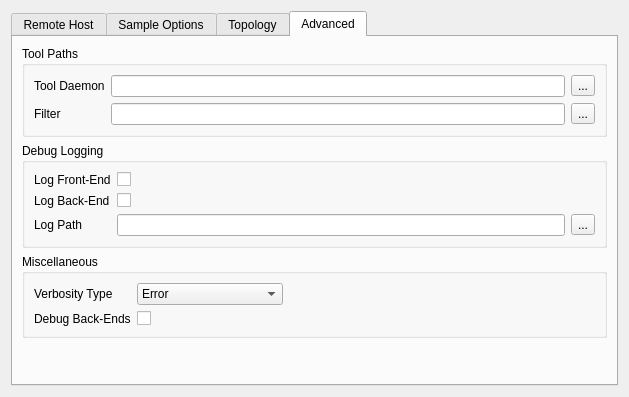
<?xml version="1.0" encoding="UTF-8"?>
<ui version="4.0">
 <class>Plugins::SWAT::SettingPage</class>
 <widget class="QWidget" name="Plugins::SWAT::SettingPage">
  <property name="geometry">
   <rect>
    <x>0</x>
    <y>0</y>
    <width>629</width>
    <height>397</height>
   </rect>
  </property>
  <layout class="QHBoxLayout" name="horizontalLayout">
   <item>
    <widget class="QTabWidget" name="tabWidget">
     <property name="currentIndex">
      <number>3</number>
     </property>
     <widget class="QWidget" name="tabRemoteHost">
      <attribute name="title">
       <string>Remote Host</string>
      </attribute>
      <layout class="QVBoxLayout" name="verticalLayout_2">
       <item>
        <widget class="QGroupBox" name="grpRemoteHost">
         <property name="title">
          <string>Remote Host</string>
         </property>
         <layout class="QGridLayout" name="gridLayout_8">
          <item row="0" column="0">
           <widget class="QLabel" name="lblRemoteShell">
            <property name="text">
             <string>Remote Shell</string>
            </property>
           </widget>
          </item>
          <item row="0" column="1">
           <widget class="QComboBox" name="cmbRemoteShell">
            <property name="editable">
             <bool>true</bool>
            </property>
            <item>
             <property name="text">
              <string>rsh</string>
             </property>
            </item>
            <item>
             <property name="text">
              <string>ssh</string>
             </property>
            </item>
           </widget>
          </item>
          <item row="1" column="0">
           <widget class="QLabel" name="lblRemoteHost">
            <property name="text">
             <string>Remote Host</string>
            </property>
           </widget>
          </item>
          <item row="1" column="1" colspan="2">
           <widget class="QLineEdit" name="txtRemoteHost"/>
          </item>
          <item row="0" column="2">
           <spacer name="horizontalSpacer_3">
            <property name="orientation">
             <enum>Qt::Horizontal</enum>
            </property>
            <property name="sizeHint" stdset="0">
             <size>
              <width>40</width>
              <height>20</height>
             </size>
            </property>
           </spacer>
          </item>
         </layout>
        </widget>
       </item>
       <item>
        <spacer name="verticalSpacer_5">
         <property name="orientation">
          <enum>Qt::Vertical</enum>
         </property>
         <property name="sizeHint" stdset="0">
          <size>
           <width>20</width>
           <height>223</height>
          </size>
         </property>
        </spacer>
       </item>
      </layout>
     </widget>
     <widget class="QWidget" name="tabSampleOptions">
      <attribute name="title">
       <string>Sample Options</string>
      </attribute>
      <layout class="QVBoxLayout" name="verticalLayout">
       <item>
        <widget class="QGroupBox" name="groupBox_4">
         <property name="title">
          <string>Sample Options</string>
         </property>
         <layout class="QGridLayout" name="gridLayout_7">
          <item row="0" column="0">
           <widget class="QLabel" name="lblWithThreads">
            <property name="text">
             <string>With Threads</string>
            </property>
           </widget>
          </item>
          <item row="0" column="1">
           <widget class="QCheckBox" name="chkWithThreads">
            <property name="text">
             <string/>
            </property>
           </widget>
          </item>
          <item row="1" column="0">
           <widget class="QLabel" name="lblSampleType">
            <property name="text">
             <string>Sample Type</string>
            </property>
           </widget>
          </item>
          <item row="1" column="1">
           <widget class="QComboBox" name="cmbSampleType">
            <item>
             <property name="text">
              <string>Function Only</string>
             </property>
            </item>
            <item>
             <property name="text">
              <string>Function and PC</string>
             </property>
            </item>
            <item>
             <property name="text">
              <string>Function and Line</string>
             </property>
            </item>
           </widget>
          </item>
          <item row="1" column="2">
           <spacer name="horizontalSpacer_2">
            <property name="orientation">
             <enum>Qt::Horizontal</enum>
            </property>
            <property name="sizeHint" stdset="0">
             <size>
              <width>40</width>
              <height>20</height>
             </size>
            </property>
           </spacer>
          </item>
         </layout>
        </widget>
       </item>
       <item>
        <widget class="QGroupBox" name="groupBox_5">
         <property name="title">
          <string>Advanced Sample Options</string>
         </property>
         <layout class="QGridLayout" name="gridLayout_3">
          <item row="0" column="0">
           <widget class="QLabel" name="lblRetries">
            <property name="text">
             <string>Retries</string>
            </property>
           </widget>
          </item>
          <item row="0" column="1">
           <widget class="QSpinBox" name="txtRetries">
            <property name="value">
             <number>5</number>
            </property>
           </widget>
          </item>
          <item row="2" column="0">
           <widget class="QLabel" name="lblRetryFrequency">
            <property name="text">
             <string>Retry Frequency</string>
            </property>
           </widget>
          </item>
          <item row="2" column="1">
           <widget class="QSpinBox" name="txtRetryFrequency">
            <property name="suffix">
             <string>ms</string>
            </property>
            <property name="maximum">
             <number>9999</number>
            </property>
            <property name="value">
             <number>10</number>
            </property>
           </widget>
          </item>
          <item row="0" column="2">
           <spacer name="horizontalSpacer">
            <property name="orientation">
             <enum>Qt::Horizontal</enum>
            </property>
            <property name="sizeHint" stdset="0">
             <size>
              <width>40</width>
              <height>20</height>
             </size>
            </property>
           </spacer>
          </item>
         </layout>
        </widget>
       </item>
       <item>
        <spacer name="verticalSpacer_3">
         <property name="orientation">
          <enum>Qt::Vertical</enum>
         </property>
         <property name="sizeHint" stdset="0">
          <size>
           <width>20</width>
           <height>40</height>
          </size>
         </property>
        </spacer>
       </item>
      </layout>
     </widget>
     <widget class="QWidget" name="tabTopology">
      <attribute name="title">
       <string>Topology</string>
      </attribute>
      <layout class="QVBoxLayout" name="verticalLayout_4">
       <item>
        <widget class="QGroupBox" name="grpTopology">
         <property name="title">
          <string>Topology</string>
         </property>
         <layout class="QGridLayout" name="gridLayout_9">
          <item row="0" column="0">
           <widget class="QLabel" name="lblTopologyType">
            <property name="text">
             <string>Topology Type</string>
            </property>
           </widget>
          </item>
          <item row="0" column="1">
           <widget class="QComboBox" name="cmbTopologyType">
            <item>
             <property name="text">
              <string>Automatic</string>
             </property>
            </item>
            <item>
             <property name="text">
              <string>Depth</string>
             </property>
            </item>
            <item>
             <property name="text">
              <string>Max Fanout</string>
             </property>
            </item>
            <item>
             <property name="text">
              <string>Custom</string>
             </property>
            </item>
           </widget>
          </item>
          <item row="1" column="0">
           <widget class="QLabel" name="lblTopology">
            <property name="text">
             <string>Topology</string>
            </property>
           </widget>
          </item>
          <item row="1" column="1" colspan="2">
           <widget class="QLineEdit" name="txtTopology"/>
          </item>
          <item row="0" column="2">
           <spacer name="horizontalSpacer_4">
            <property name="orientation">
             <enum>Qt::Horizontal</enum>
            </property>
            <property name="sizeHint" stdset="0">
             <size>
              <width>40</width>
              <height>20</height>
             </size>
            </property>
           </spacer>
          </item>
         </layout>
        </widget>
       </item>
       <item>
        <widget class="QGroupBox" name="grpCommNodes">
         <property name="title">
          <string>Communication Nodes</string>
         </property>
         <layout class="QGridLayout" name="gridLayout_10">
          <item row="0" column="0">
           <widget class="QLabel" name="lblNodes">
            <property name="text">
             <string>Nodes</string>
            </property>
           </widget>
          </item>
          <item row="0" column="1" colspan="2">
           <widget class="QLineEdit" name="txtNodes"/>
          </item>
          <item row="1" column="0">
           <widget class="QLabel" name="lblShareNodes">
            <property name="text">
             <string>Share App Nodes</string>
            </property>
           </widget>
          </item>
          <item row="1" column="1">
           <widget class="QCheckBox" name="chkShareNodes">
            <property name="text">
             <string/>
            </property>
           </widget>
          </item>
          <item row="2" column="0">
           <widget class="QLabel" name="lblProcsPerNode">
            <property name="text">
             <string>Processes</string>
            </property>
           </widget>
          </item>
          <item row="2" column="1">
           <widget class="QSpinBox" name="txtProcsPerNode">
            <property name="suffix">
             <string> per node</string>
            </property>
            <property name="minimum">
             <number>1</number>
            </property>
            <property name="value">
             <number>8</number>
            </property>
           </widget>
          </item>
          <item row="2" column="2">
           <spacer name="horizontalSpacer_5">
            <property name="orientation">
             <enum>Qt::Horizontal</enum>
            </property>
            <property name="sizeHint" stdset="0">
             <size>
              <width>40</width>
              <height>20</height>
             </size>
            </property>
           </spacer>
          </item>
         </layout>
        </widget>
       </item>
       <item>
        <spacer name="verticalSpacer_4">
         <property name="orientation">
          <enum>Qt::Vertical</enum>
         </property>
         <property name="sizeHint" stdset="0">
          <size>
           <width>20</width>
           <height>96</height>
          </size>
         </property>
        </spacer>
       </item>
      </layout>
     </widget>
     <widget class="QWidget" name="tabAdvanced">
      <attribute name="title">
       <string>Advanced</string>
      </attribute>
      <layout class="QVBoxLayout" name="verticalLayout_3">
       <item>
        <widget class="QGroupBox" name="grpToolPaths">
         <property name="title">
          <string>Tool Paths</string>
         </property>
         <layout class="QGridLayout" name="gridLayout_4">
          <item row="0" column="0">
           <widget class="QLabel" name="lblDaemonPath">
            <property name="text">
             <string>Tool Daemon</string>
            </property>
           </widget>
          </item>
          <item row="0" column="1">
           <widget class="QLineEdit" name="txtDaemonPath"/>
          </item>
          <item row="0" column="2">
           <widget class="QToolButton" name="btnDaemonPath">
            <property name="text">
             <string>...</string>
            </property>
           </widget>
          </item>
          <item row="1" column="0">
           <widget class="QLabel" name="lblFilterPath">
            <property name="text">
             <string>Filter</string>
            </property>
           </widget>
          </item>
          <item row="1" column="1">
           <widget class="QLineEdit" name="txtFilterPath"/>
          </item>
          <item row="1" column="2">
           <widget class="QToolButton" name="btnFilterPath">
            <property name="text">
             <string>...</string>
            </property>
           </widget>
          </item>
         </layout>
        </widget>
       </item>
       <item>
        <widget class="QGroupBox" name="grpDebugLogging">
         <property name="title">
          <string>Debug Logging</string>
         </property>
         <layout class="QGridLayout" name="gridLayout_5">
          <item row="0" column="0">
           <widget class="QLabel" name="lblLogFrontEnd">
            <property name="text">
             <string>Log Front-End</string>
            </property>
           </widget>
          </item>
          <item row="0" column="1">
           <widget class="QCheckBox" name="chkLogFrontEnd">
            <property name="text">
             <string/>
            </property>
           </widget>
          </item>
          <item row="1" column="0">
           <widget class="QLabel" name="lblLogBackEnd">
            <property name="text">
             <string>Log Back-End</string>
            </property>
           </widget>
          </item>
          <item row="1" column="1">
           <widget class="QCheckBox" name="chkLogBackEnd">
            <property name="text">
             <string/>
            </property>
           </widget>
          </item>
          <item row="2" column="0">
           <widget class="QLabel" name="lblLogPath">
            <property name="text">
             <string>Log Path</string>
            </property>
           </widget>
          </item>
          <item row="2" column="1">
           <widget class="QLineEdit" name="txtLogPath"/>
          </item>
          <item row="2" column="2">
           <widget class="QToolButton" name="btnLogPath">
            <property name="text">
             <string>...</string>
            </property>
           </widget>
          </item>
         </layout>
        </widget>
       </item>
       <item>
        <widget class="QGroupBox" name="grpMiscellaneous">
         <property name="title">
          <string>Miscellaneous</string>
         </property>
         <layout class="QGridLayout" name="gridLayout_6">
          <item row="0" column="0">
           <widget class="QLabel" name="lblVerbosityType">
            <property name="text">
             <string>Verbosity Type</string>
            </property>
           </widget>
          </item>
          <item row="0" column="1">
           <widget class="QComboBox" name="cmbVerbosityType">
            <item>
             <property name="text">
              <string>Error</string>
             </property>
            </item>
            <item>
             <property name="text">
              <string>Standard Out (stdout)</string>
             </property>
            </item>
            <item>
             <property name="text">
              <string>Full</string>
             </property>
            </item>
           </widget>
          </item>
          <item row="1" column="0">
           <widget class="QLabel" name="lblDebugBackEnds">
            <property name="text">
             <string>Debug Back-Ends</string>
            </property>
           </widget>
          </item>
          <item row="1" column="1">
           <widget class="QCheckBox" name="chkDebugBackEnds">
            <property name="text">
             <string/>
            </property>
           </widget>
          </item>
          <item row="0" column="2">
           <spacer name="horizontalSpacer_6">
            <property name="orientation">
             <enum>Qt::Horizontal</enum>
            </property>
            <property name="sizeHint" stdset="0">
             <size>
              <width>40</width>
              <height>20</height>
             </size>
            </property>
           </spacer>
          </item>
         </layout>
        </widget>
       </item>
       <item>
        <spacer name="verticalSpacer_2">
         <property name="orientation">
          <enum>Qt::Vertical</enum>
         </property>
         <property name="sizeHint" stdset="0">
          <size>
           <width>20</width>
           <height>10</height>
          </size>
         </property>
        </spacer>
       </item>
      </layout>
     </widget>
    </widget>
   </item>
  </layout>
 </widget>
 <resources/>
 <connections/>
</ui>
